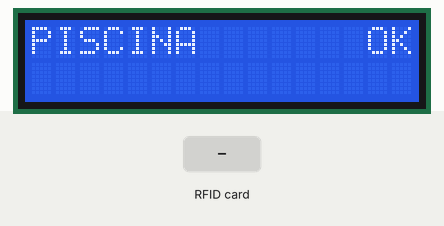
Simulated run of this sketch. Board: ESP8266 (NodeMCU). Parts: 16×2 character LCD. Inputs (shaded band) come from the test bench. The modem accepts every AT command (registered, SIM ready, sends succeed) and sends nothing else; what the sketch prints to the serial monitor is not drawn.

Above: at 1.4 s.
1.5 s: RFID card 5E 7A 19 C4 held to the reader
At 1.9 s:
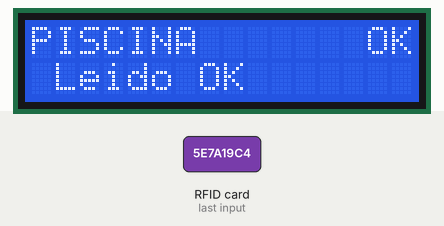
At 2.7 s:
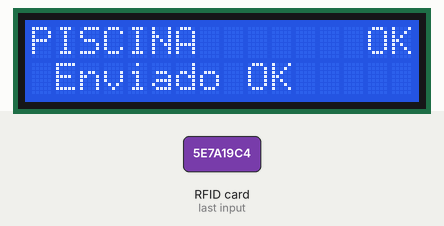
Timing chart, 0 to 4.5 s (numbered marks = the images above; inputs shaded):
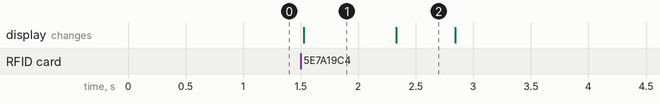

The sketch:

prueba_rfid_lcd.ino
```cpp
// (licence header left out)
#include <SPI.h>
#include <MFRC522.h>
#include <LiquidCrystal_I2C.h>
#include "ESP8266.h"
#include <SoftwareSerial.h>

SoftwareSerial mySerial(3, 2); /* RX:D3, TX:D2 */

String SSID  =      "CAM-RFID";
String PASSWORD =   "CamRfid3250@";
String HOST_NAME =  "192.168.3.20"; //ip del pc de acceso
String UBICACION =  "PISCINA"; //maximo 13 LETRAS para la pantalla
String UBICACION_ =  "PISCINA"; //maximo 13 LETRAS para el sistema
String CLUB =  "CAM";

String cadena = "";
#define Marcador    "CamRfid3250@"
#define HOST_PORT   (80)


ESP8266 wifi(mySerial);

LiquidCrystal_I2C lcd(0x27, 16, 2); // set the LCD address to 0x27 for a 16 chars and 2 line display

constexpr uint8_t RST_PIN = 9;     // Configurable, see typical pin layout above
constexpr uint8_t SS_1_PIN = 10;   // Configurable, take a unused pin, only HIGH/LOW required, must be diffrent to SS 2
constexpr uint8_t SS_2_PIN = 8;    // Configurable, take a unused pin, only HIGH/LOW required, must be diffrent to SS 1

constexpr uint8_t NR_OF_READERS = 2;
byte ssPins[] = {SS_1_PIN, SS_2_PIN};

MFRC522 mfrc522[NR_OF_READERS];   // Create MFRC522 instance.

byte ActualUID[4]; //almacenará el código del Tag leído

/**
   Initialize.
*/
void setup() {

  lcd.init();                      // initialize the lcd
  // Print a message to the LCD.
  lcd.backlight();

  lcd.setCursor(0, 0);
  lcd.print(UBICACION);


  mySerial.begin(9600);
  Serial.begin(9600);
  mySerial.setTimeout(10000);

  //Verificamos si el ESP8266 responde
  mySerial.println("AT");
  if (mySerial.find("OK"))
    Serial.println("Respuesta AT correcto");
  else
    Serial.println("Error en ESP8266");

  //-----Configuración de red-------//Podemos comentar si el ESP ya está configurado

  //ESP8266 en modo estación (nos conectaremos a una red existente)
  mySerial.println("AT+CWMODE=1");
  if (mySerial.find("OK"))
    Serial.println("ESP8266 en modo Estacion");

  //Nos conectamos a una red wifi
  mySerial.println("AT+CWJAP=\"" + SSID + "\",\"" + PASSWORD + "\"");
  Serial.println("Conectandose a la red ...");
  mySerial.setTimeout(10000); //Aumentar si demora la conexion
  if (mySerial.find("OK"))
  {
    Serial.println("WIFI conectado");
    lcd.setCursor(14, 0);
    lcd.print("OK");

  }
  else
  {
    Serial.println("Error al conectarse en la red");
    lcd.setCursor(14, 0);
    lcd.print("NO");

  }


  mySerial.setTimeout(2000);
  //Desabilitamos las conexiones multiples
  mySerial.println("AT+CIPMUX=0");
  if (mySerial.find("OK"))
    Serial.println("Multiconexiones deshabilitadas");

  //------fin de configuracion-------------------


  while (!Serial);    // Do nothing if no serial port is opened (added for Arduinos based on ATMEGA32U4)

  SPI.begin();        // Init SPI bus

  for (uint8_t reader = 0; reader < NR_OF_READERS; reader++) {
    mfrc522[reader].PCD_Init(ssPins[reader], RST_PIN); // Init each MFRC522 card
    Serial.print(F("Reader "));
    Serial.print(reader);
    Serial.print(F(": "));
    mfrc522[reader].PCD_DumpVersionToSerial();
  }


}

/**
   Main loop.
*/
void loop() {
  /*
    mySerial.println("AT+ CIFSR=?");
    mySerial.setTimeout(10000);
        while(mySerial.available()>0)
      {
          char c = mySerial.read();
          Serial.write(c);
          cadena.concat(c);  //guardamos la respuesta en el string "cadena"
      }

    Serial.println(cadena);
  */

  for (uint8_t reader = 0; reader < NR_OF_READERS; reader++) {
    // Look for new cards

    if (mfrc522[reader].PICC_IsNewCardPresent() && mfrc522[reader].PICC_ReadCardSerial()) {
      //      dump_byte_array(mfrc522[reader].uid.uidByte, mfrc522[reader].uid.size);

      for (byte i = 0; i < mfrc522[reader].uid.size; i++) {
        Serial.print(mfrc522[reader].uid.uidByte[i] < 0x10 ? " 0" : " ");
        Serial.print(mfrc522[reader].uid.uidByte[i], HEX);
        ActualUID[i] = mfrc522[reader].uid.uidByte[i];
      }

      String myString;

      myString += String(ActualUID[0], HEX);
      myString += String(ActualUID[1], HEX);
      myString += String(ActualUID[2], HEX);
      myString += String(ActualUID[3], HEX);

      lcd.setCursor(1, 1);
      lcd.print("Leido OK");
      delay(500);

      Serial.print(myString);

      Serial.print("INICIANDO ENVIO");

      mySerial.println("AT+CIPSTART=\"TCP\",\"" + HOST_NAME + "\",80");
      if ( mySerial.find("OK"))
      {
        Serial.println();
        Serial.println();
        Serial.println();
        Serial.println("ESP8266 conectado con el servidor...");

        // http://localhost/index.php?id=bd4bcd4e&club=CALC&ubicacion=GIMNASIO

        //Armamos el encabezado de la peticion http
        String peticionHTTP = "GET /marca/index.php?id=";
        peticionHTTP = peticionHTTP + String(myString) + "&club=" + String(CLUB) + "&ubicacion=" + String(UBICACION_) + " HTTP/1.1\r\n";
        peticionHTTP = peticionHTTP + "Host: " + String(HOST_NAME) + "\r\n\r\n";

        Serial.println(peticionHTTP);

        //Enviamos el tamaño en caracteres de la peticion http:
        mySerial.print("AT+CIPSEND=");
        mySerial.println(peticionHTTP.length());

        //esperamos a ">" para enviar la petcion  http
        if (mySerial.find(">")) // ">" indica que podemos enviar la peticion http
        {
          Serial.println("Enviando HTTP . . .");
          mySerial.println(peticionHTTP);
          if ( mySerial.find("SEND OK"))
          {
            Serial.println("Peticion HTTP enviada:");
            Serial.println();
            Serial.println(peticionHTTP);
            Serial.println("Esperando respuesta...");

            Serial.print(cadena);
            mySerial.println("AT+CIPCLOSE");

            if ( mySerial.find("OK"))
              Serial.println("Conexion finalizada");

            lcd.setCursor(1, 1);
            lcd.print("Enviado OK");
            delay(500);


            /*                   fin_respuesta=true;

                          boolean fin_respuesta=false;
                          long tiempo_inicio=millis();
                          cadena="";

                          while(fin_respuesta==false)
                          {
                              while(mySerial.available()>0)
                              {
                                  char c=mySerial.read();
                                  Serial.write(c);
                                  cadena.concat(c);  //guardamos la respuesta en el string "cadena"
                              }

                                Serial.print(cadena);
                                mySerial.println("AT+CIPCLOSE");
                                fin_respuesta=true;

                              //finalizamos si la respuesta es mayor a 500 caracteres
                              if(cadena.length()>500) //Pueden aumentar si tenen suficiente espacio en la memoria
                              {
                                Serial.println("La respuesta a excedido el tamaño maximo");

                                mySerial.println("AT+CIPCLOSE");
                                if( mySerial.find("OK"))
                                  Serial.println("Conexion finalizada");
                                fin_respuesta=true;
                              }

                              if((millis()-tiempo_inicio)>10000) //Finalizamos si ya han transcurrido 10 seg
                              {
                                Serial.println("Tiempo de espera agotado");
                                mySerial.println("AT+CIPCLOSE");
                                if( mySerial.find("OK"))
                                  Serial.println("Conexion finalizada");
                                fin_respuesta=true;
                              }

                              if(cadena.indexOf("CLOSED")>0) //si recibimos un CLOSED significa que ha finalizado la respuesta
                              {
                                Serial.println();
                                Serial.println("Cadena recibida correctamente, conexion finalizada");
                                fin_respuesta=true;
                              }
                          }

            */
          }
          else
          {
            Serial.println("No se ha podido enviar HTTP.....");
          }
        }
      }
      else
      {
        Serial.println("No se ha podido conectarse con el servidor");
      }

      lcd.setCursor(1, 1);
      lcd.print("               ");
      //-------------------------------------------------------------------------------

      delay(1000); //pausa de 10seg antes de conectarse nuevamente al servidor (opcional)


      // Halt PICC
      mfrc522[reader].PICC_HaltA();
      // Stop encryption on PCD
      mfrc522[reader].PCD_StopCrypto1();
    } //if (mfrc522[reader].PICC_IsNewC
  } //for(uint8_t reader
}

/**
   Helper routine to dump a byte array as hex values to Serial.
*/
void dump_byte_array(byte *buffer, byte bufferSize) {
  for (byte i = 0; i < bufferSize; i++) {
    Serial.print(buffer[i] < 0x10 ? " 0" : " ");
    Serial.print(buffer[i], HEX);
  }
}
```

Measured:
- after the input at 1.5 s, the display: changes at once (image 1)
- what the display in image 1 shows lasts 0.8 s, from 1.5 s to 2.3 s
- what the display in image 2 shows lasts 0.5 s, from 2.3 s to 2.8 s
